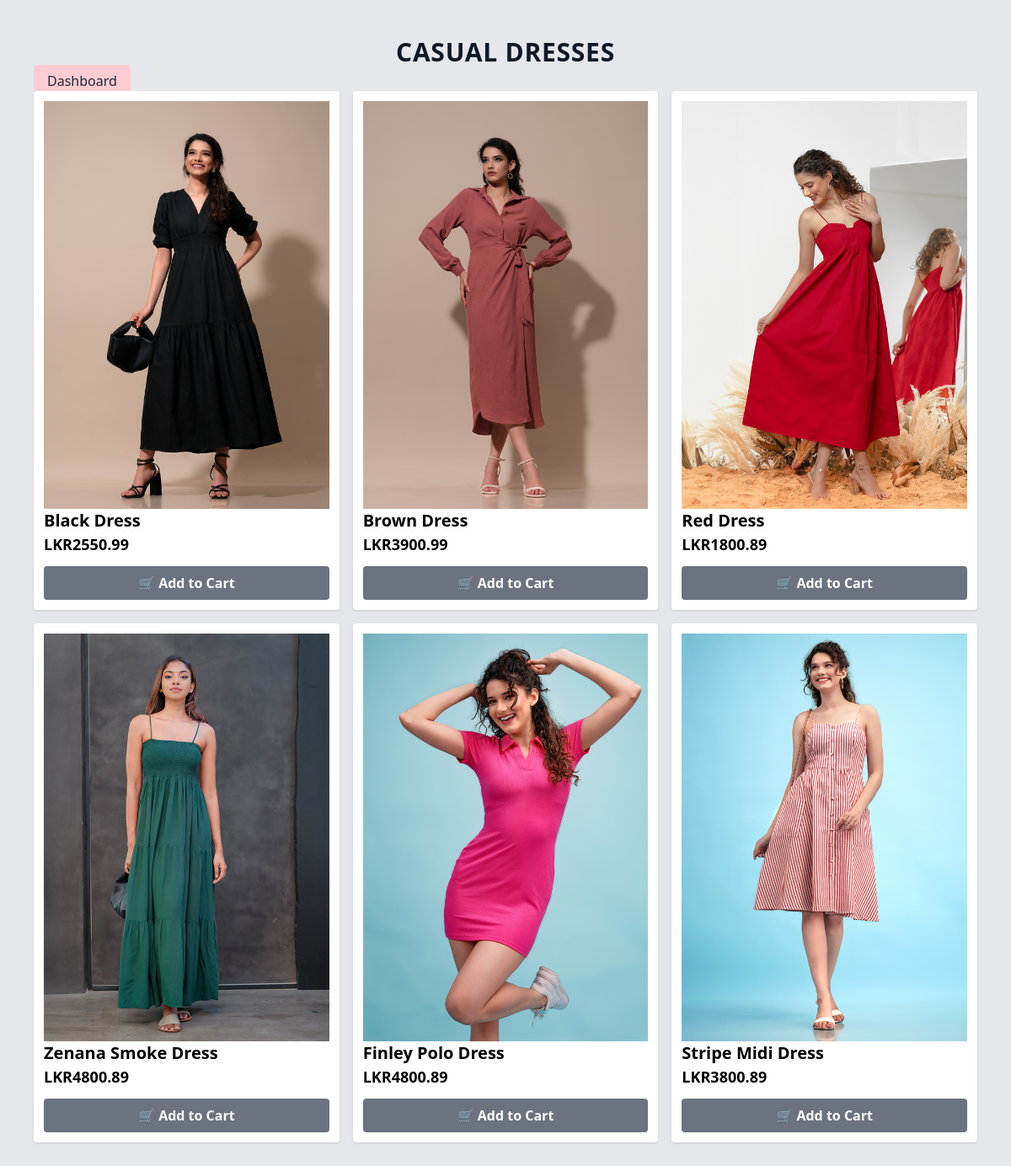
/products.php, run on the app's committed database.
### tables this page shows
CREATE TABLE `products` (
  `id` int NOT NULL AUTO_INCREMENT,
  `name` varchar(255) DEFAULT NULL,
  `price` decimal(10,2) DEFAULT NULL,
  `image` varchar(255) DEFAULT NULL,
  PRIMARY KEY (`id`)
);

### products.php (the view, shortened to what this page needs)
<?php
include 'db.php';
$products = $conn->query("SELECT * FROM products");
?>
<!DOCTYPE html>
<html lang="en">
<head>
    <script src="https://cdn.tailwindcss.com"></script>
</head>
<body class="bg-gray-200 p-10">
<h2 class="text-3xl font-bold text-gray-900 uppercase tracking-wide flex justify-center items-center py-1 ">
    Casual Dresses
</h2>
<a href="blog.php" class="btn bg-rose-200 text-gray-800 hover:bg-rose-300 px-4 py-2 rounded">
    Dashboard
</a>
    <div class="grid grid-cols-3 gap-4 ">
        <?php while ($row = $products->fetch_assoc()): ?>
            <div class="bg-white p-3 shadow rounded">
                <img src="<?php echo $row['image']; ?>" alt="Product Image" class="w-full h-54 object-cover">
                <h4 class="text-xl font-semibold"><?php echo $row['name']; ?></h4>
                <p class="text-lg font-bold">LKR<?php echo $row['price']; ?></p>
                <form method="post" action="cart.php">
                    <button type="submit"
                    class="mt-3 w-full flex items-center justify-center bg-gray-500 text-white font-semibold py-2 px-4 rounded hover:bg-gray-600 transition">
                    🛒 Add to Cart
                </button>
                </form>
            </div>
        <?php endwhile; ?>
    </div>
</body>
</html>

### data on the page
products: image (picture), name "Black Dress", price "2550.99"
products: image (picture), name "Brown Dress", price "3900.99"
products: image (picture), name "Red Dress", price "1800.89"
products: image (picture), name "Zenana Smoke Dress", price "4800.89"
products: image (picture), name "Finley Polo Dress", price "4800.89"
products: image (picture), name "Stripe Midi Dress", price "3800.89"
